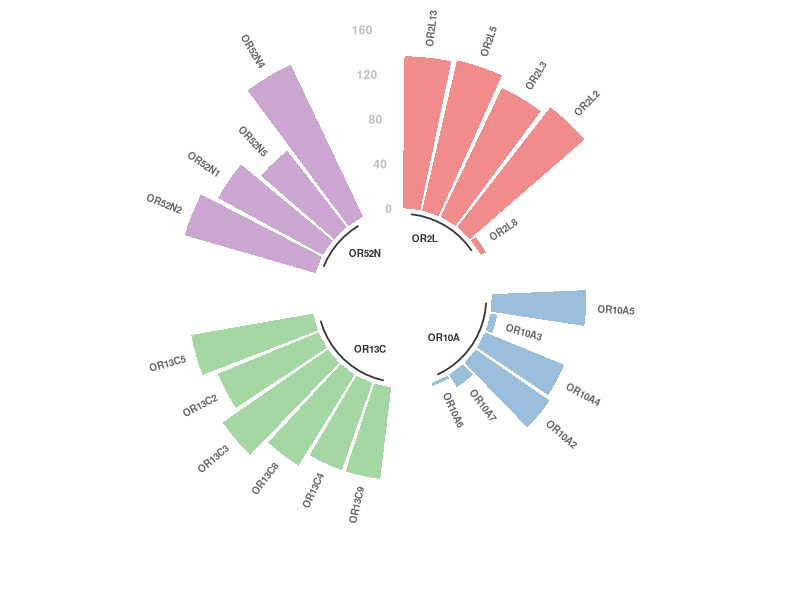

Reproduce this figure in R.
#Circular bar plot #########################################################

#Load library
library(tidyverse)

#Read file and reorder factor levels
data = read.table("data_circular_barplot.txt", header=T)
data$group = as.factor(data$group)
data$group = factor(data$group,levels(data$group)[c(3,1:2,4)])

#Add 2 empty values (bars) at the end of each group
empty_bar = 2
to_add = data.frame(matrix(NA, empty_bar*nlevels(data$group), ncol(data)))
colnames(to_add) = colnames(data)
to_add$group = rep(levels(data$group), each=empty_bar)
data = rbind(data, to_add)
data = data %>% arrange(group)
data$id = seq(1, nrow(data))
 
#Define position/angle of each gene label
angle = 90-360*(data$id-0.5)/nrow(data)
data$hjust = ifelse(angle < -90,1,0)
data$angle = ifelse(angle < -90,angle+180,angle)

#Define position/angle of each group label
base_data = data %>% group_by(group) %>% summarize(start=min(id), end=max(id) - empty_bar) %>% rowwise() %>% mutate(title=mean(c(start, end)))

#Make the plot
pdf("circular_barplot.pdf", width=5, height=6)
ggplot(data, aes(x=as.factor(id), y=value, fill=group)) +

  geom_bar(aes(x=as.factor(id), y=value, fill=group), stat="identity", alpha=0.5) + ylim(-80,160) + #Create barplot

  theme_minimal() + #Add theme settings
  theme(legend.position = "none", axis.text = element_blank(),
        axis.title = element_blank(), panel.grid = element_blank(),
        plot.margin = unit(rep(-1,4), "cm")) +

  scale_fill_brewer(palette="Set1") + #Set palette of bar colors

  coord_polar() + #Change graph to polar coordinates (circular)

  geom_text(data=data, aes(x=id, y=value+10, label=gene, hjust=hjust), color="black", fontface="bold",alpha=0.6, size=2.5, angle= data$angle, inherit.aes = FALSE ) + #Add gene labels

  annotate("text", x=rep(max(data$id),5), y=seq(0,160,by=40), label=as.character(seq(0,160,by=40)), color="grey", size=3 , angle=0, fontface="bold", hjust=1) + #Add y axis

  geom_segment(data=base_data, aes(x = start, y = -5, xend = end, yend = -5), #Add group lines
               colour = "black", alpha=0.8, size=0.6 , inherit.aes = FALSE ) +

  geom_text(data=base_data, aes(x = title, y = -18, label=group), #Add group labels
            hjust=c(1,1,0,0), colour = "black", alpha=0.8, 
            size=2.5, fontface="bold", inherit.aes = FALSE)
garbage=dev.off()
############################################################################
